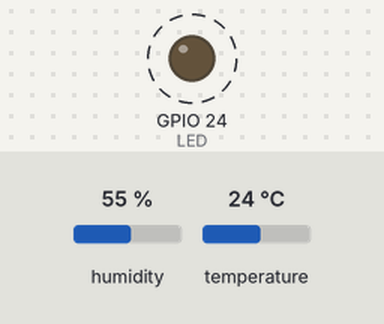
Bench run of a program on a simulated Raspberry Pi (BCM pin numbers), started with the argument Hello. Shown: output pins drawn as LEDs (lit = HIGH). Dashed ring = blinking. The test bench sets the inputs (shaded band); at power-on: humidity 55 %, temperature 24 °C. The clock reads 2024-03-15 10:24:30 at power-on unless the program sets it; web requests get an empty 200 reply after 0.4 s; library files of the repository ran but are not shown: dht11.py; what the program prints to the terminal is not drawn.

Above: at 0.4 s.
Timing chart, 0 to 4.3 s (numbered marks = the images above):
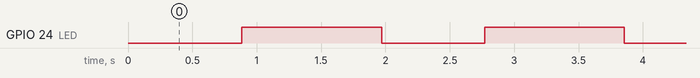

Measured:
- by itself, GPIO 24 (LED): alternates HIGH for 1.1 s and LOW for 0.80 s

The program:

temperature.py
```python
#!/usr/bin/env python2
import RPi.GPIO as GPIO
import dht11
import time
import datetime
import sys
import requests
import socket
import urllib.parse
from uuid import getnode as get_mac
import atexit

# initialize GPIO
GPIO.setwarnings(False)
GPIO.setmode(GPIO.BCM)
GPIO.cleanup()

LED = 24
GPIO.setup(LED, GPIO.OUT)

def ledOn():
    GPIO.output(LED, True)

@atexit.register
def ledOff():
    GPIO.output(LED, False)

hostname = socket.gethostname()
mac = get_mac()
address = sys.argv[1]
address = urllib.parse.urljoin(address, '/core/postData/')
print('Posting data to', address)


instance = dht11.DHT11(pin=23)
ledOff()

while True:
    result = instance.read()
    if result.is_valid():
        ledOn()
        print("Last valid input: " + str(datetime.datetime.now()))
        print("Temperature: %d C" % result.temperature)
        print("Humidity: %d %%" % result.humidity)
        ledOff()
        requests.post(address, json={'device': {'mac': mac, 'hostname': hostname}, 'data': {'name': 'Temperature', 'value': result.temperature}})
        ledOn()
        ledOff()
        requests.post(address, json={'device': {'mac': mac, 'hostname': hostname}, 'data': {'name': 'Humidity', 'value': result.humidity}})
        ledOn()

    time.sleep(1)
```
